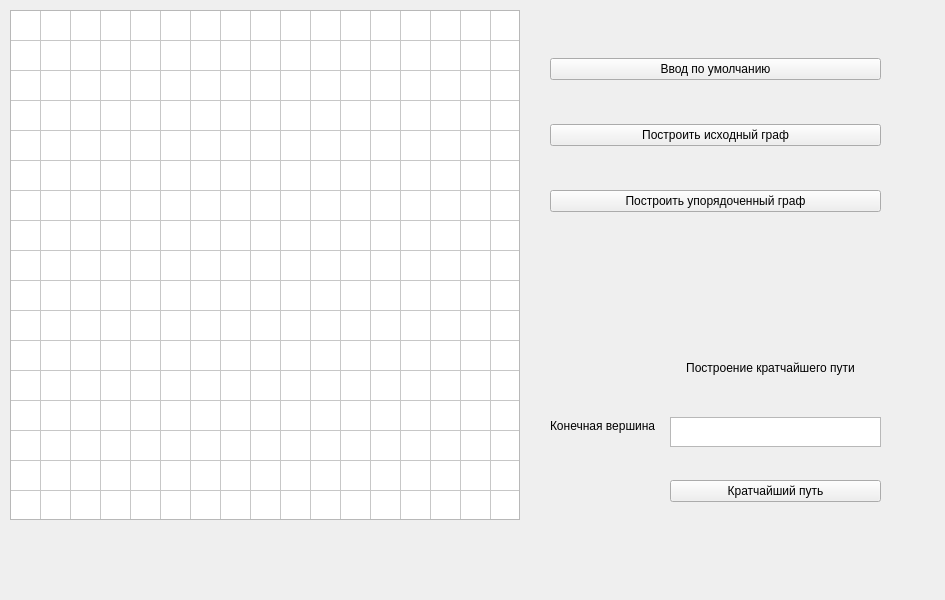
<?xml version="1.0" encoding="UTF-8"?>
<ui version="4.0">
 <class>MainWindow</class>
 <widget class="QMainWindow" name="MainWindow">
  <property name="geometry">
   <rect>
    <x>0</x>
    <y>0</y>
    <width>945</width>
    <height>600</height>
   </rect>
  </property>
  <property name="windowTitle">
   <string>MainWindow</string>
  </property>
  <widget class="QWidget" name="centralwidget">
   <widget class="QWidget" name="verticalLayoutWidget">
    <property name="geometry">
     <rect>
      <x>550</x>
      <y>20</y>
      <width>331</width>
      <height>231</height>
     </rect>
    </property>
    <layout class="QVBoxLayout" name="verticalLayout_2">
     <item>
      <widget class="QPushButton" name="std_input">
       <property name="text">
        <string>Ввод по умолчанию</string>
       </property>
      </widget>
     </item>
     <item>
      <widget class="QPushButton" name="make_std_graph">
       <property name="text">
        <string>Построить исходный граф</string>
       </property>
      </widget>
     </item>
     <item>
      <widget class="QPushButton" name="make_orient_graph_btn">
       <property name="text">
        <string>Построить упорядоченный граф</string>
       </property>
      </widget>
     </item>
    </layout>
   </widget>
   <widget class="QWidget" name="verticalLayoutWidget_2">
    <property name="geometry">
     <rect>
      <x>670</x>
      <y>390</y>
      <width>211</width>
      <height>141</height>
     </rect>
    </property>
    <layout class="QVBoxLayout" name="verticalLayout_3">
     <item>
      <widget class="QTextEdit" name="last_node_txt">
       <property name="maximumSize">
        <size>
         <width>300</width>
         <height>30</height>
        </size>
       </property>
      </widget>
     </item>
     <item>
      <widget class="QPushButton" name="make_short_way_btn">
       <property name="text">
        <string>Кратчайший путь</string>
       </property>
      </widget>
     </item>
    </layout>
   </widget>
   <widget class="QLabel" name="label_2">
    <property name="geometry">
     <rect>
      <x>550</x>
      <y>410</y>
      <width>111</width>
      <height>31</height>
     </rect>
    </property>
    <property name="text">
     <string>Конечная вершина</string>
    </property>
   </widget>
   <widget class="QLabel" name="label_3">
    <property name="geometry">
     <rect>
      <x>670</x>
      <y>360</y>
      <width>201</width>
      <height>16</height>
     </rect>
    </property>
    <property name="layoutDirection">
     <enum>Qt::LeftToRight</enum>
    </property>
    <property name="text">
     <string>Построение кратчайшего пути</string>
    </property>
    <property name="alignment">
     <set>Qt::AlignCenter</set>
    </property>
   </widget>
   <widget class="QTableWidget" name="Amatrix">
    <property name="geometry">
     <rect>
      <x>10</x>
      <y>10</y>
      <width>510</width>
      <height>510</height>
     </rect>
    </property>
    <property name="minimumSize">
     <size>
      <width>510</width>
      <height>510</height>
     </size>
    </property>
    <property name="maximumSize">
     <size>
      <width>510</width>
      <height>510</height>
     </size>
    </property>
    <property name="verticalScrollBarPolicy">
     <enum>Qt::ScrollBarAlwaysOff</enum>
    </property>
    <property name="horizontalScrollBarPolicy">
     <enum>Qt::ScrollBarAlwaysOff</enum>
    </property>
    <property name="autoScrollMargin">
     <number>17</number>
    </property>
    <property name="gridStyle">
     <enum>Qt::SolidLine</enum>
    </property>
    <property name="rowCount">
     <number>17</number>
    </property>
    <property name="columnCount">
     <number>17</number>
    </property>
    <attribute name="horizontalHeaderVisible">
     <bool>false</bool>
    </attribute>
    <attribute name="horizontalHeaderDefaultSectionSize">
     <number>30</number>
    </attribute>
    <attribute name="horizontalHeaderHighlightSections">
     <bool>false</bool>
    </attribute>
    <attribute name="horizontalHeaderMinimumSectionSize">
     <number>30</number>
    </attribute>
    <attribute name="verticalHeaderVisible">
     <bool>false</bool>
    </attribute>
    <attribute name="verticalHeaderMinimumSectionSize">
     <number>30</number>
    </attribute>
    <row>
     <property name="text">
      <string>New Row</string>
     </property>
    </row>
    <row>
     <property name="text">
      <string>New Row</string>
     </property>
    </row>
    <row>
     <property name="text">
      <string>New Row</string>
     </property>
    </row>
    <row>
     <property name="text">
      <string>New Row</string>
     </property>
    </row>
    <row>
     <property name="text">
      <string>New Row</string>
     </property>
    </row>
    <row>
     <property name="text">
      <string>New Row</string>
     </property>
    </row>
    <row>
     <property name="text">
      <string>New Row</string>
     </property>
    </row>
    <row>
     <property name="text">
      <string>New Row</string>
     </property>
    </row>
    <row>
     <property name="text">
      <string>New Row</string>
     </property>
    </row>
    <row>
     <property name="text">
      <string>New Row</string>
     </property>
    </row>
    <row>
     <property name="text">
      <string>New Row</string>
     </property>
    </row>
    <row>
     <property name="text">
      <string>New Row</string>
     </property>
    </row>
    <row>
     <property name="text">
      <string>New Row</string>
     </property>
    </row>
    <row>
     <property name="text">
      <string>New Row</string>
     </property>
    </row>
    <row>
     <property name="text">
      <string>New Row</string>
     </property>
    </row>
    <row>
     <property name="text">
      <string>New Row</string>
     </property>
    </row>
    <row>
     <property name="text">
      <string>New Row</string>
     </property>
    </row>
    <column>
     <property name="text">
      <string>New Column</string>
     </property>
     <property name="background">
      <color>
       <red>85</red>
       <green>0</green>
       <blue>255</blue>
      </color>
     </property>
     <property name="foreground">
      <brush brushstyle="NoBrush">
       <color alpha="255">
        <red>85</red>
        <green>85</green>
        <blue>255</blue>
       </color>
      </brush>
     </property>
    </column>
    <column>
     <property name="text">
      <string>New Column</string>
     </property>
    </column>
    <column>
     <property name="text">
      <string>New Column</string>
     </property>
    </column>
    <column>
     <property name="text">
      <string>New Column</string>
     </property>
    </column>
    <column>
     <property name="text">
      <string>New Column</string>
     </property>
    </column>
    <column>
     <property name="text">
      <string>New Column</string>
     </property>
    </column>
    <column>
     <property name="text">
      <string>New Column</string>
     </property>
    </column>
    <column>
     <property name="text">
      <string>New Column</string>
     </property>
    </column>
    <column>
     <property name="text">
      <string>New Column</string>
     </property>
    </column>
    <column>
     <property name="text">
      <string>New Column</string>
     </property>
    </column>
    <column>
     <property name="text">
      <string>New Column</string>
     </property>
    </column>
    <column>
     <property name="text">
      <string>New Column</string>
     </property>
    </column>
    <column>
     <property name="text">
      <string>New Column</string>
     </property>
    </column>
    <column>
     <property name="text">
      <string>New Column</string>
     </property>
    </column>
    <column>
     <property name="text">
      <string>New Column</string>
     </property>
    </column>
    <column>
     <property name="text">
      <string>New Column</string>
     </property>
    </column>
    <column>
     <property name="text">
      <string>New Column</string>
     </property>
    </column>
   </widget>
  </widget>
 </widget>
 <resources/>
 <connections/>
</ui>
